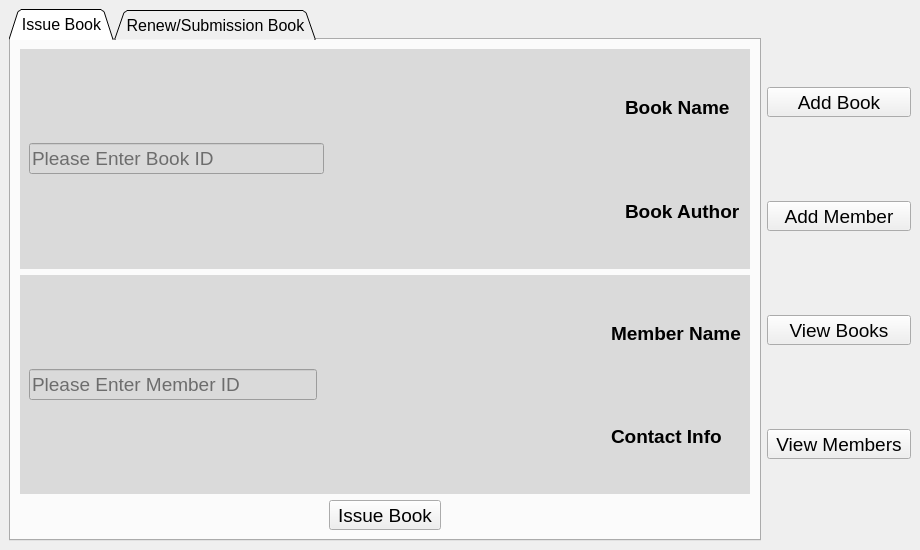
<?xml version="1.0" encoding="UTF-8"?>
<ui version="4.0">
 <class>MainWindow</class>
 <widget class="QMainWindow" name="MainWindow">
  <property name="geometry">
   <rect>
    <x>0</x>
    <y>0</y>
    <width>920</width>
    <height>550</height>
   </rect>
  </property>
  <property name="windowTitle">
   <string>Library Managment System</string>
  </property>
  <widget class="QWidget" name="centralwidget">
   <layout class="QHBoxLayout" name="horizontalLayout">
    <item>
     <widget class="QTabWidget" name="tabWidget">
      <property name="font">
       <font>
        <pointsize>12</pointsize>
       </font>
      </property>
      <property name="tabShape">
       <enum>QTabWidget::Triangular</enum>
      </property>
      <property name="currentIndex">
       <number>0</number>
      </property>
      <widget class="QWidget" name="tab">
       <attribute name="title">
        <string>Issue Book</string>
       </attribute>
       <layout class="QVBoxLayout" name="verticalLayout_5">
        <item>
         <widget class="QWidget" name="horizontalWidget" native="true">
          <property name="styleSheet">
           <string notr="true">QWidget {

background-color:rgb(218,218,218)

}</string>
          </property>
          <layout class="QHBoxLayout" name="horizontalLayout_4">
           <item>
            <widget class="QLineEdit" name="lineEdit_bookid">
             <property name="font">
              <font>
               <pointsize>14</pointsize>
              </font>
             </property>
             <property name="placeholderText">
              <string>Please Enter Book ID</string>
             </property>
            </widget>
           </item>
           <item>
            <spacer name="horizontalSpacer">
             <property name="orientation">
              <enum>Qt::Horizontal</enum>
             </property>
             <property name="sizeHint" stdset="0">
              <size>
               <width>40</width>
               <height>20</height>
              </size>
             </property>
            </spacer>
           </item>
           <item>
            <layout class="QVBoxLayout" name="verticalLayout_2">
             <item>
              <widget class="QLabel" name="label_bookname">
               <property name="font">
                <font>
                 <pointsize>14</pointsize>
                 <bold>true</bold>
                </font>
               </property>
               <property name="text">
                <string>Book Name</string>
               </property>
              </widget>
             </item>
             <item>
              <widget class="QLabel" name="label_bookauthor">
               <property name="font">
                <font>
                 <pointsize>14</pointsize>
                 <bold>true</bold>
                </font>
               </property>
               <property name="text">
                <string>Book Author</string>
               </property>
              </widget>
             </item>
            </layout>
           </item>
          </layout>
         </widget>
        </item>
        <item>
         <widget class="QWidget" name="horizontalWidget_2" native="true">
          <property name="styleSheet">
           <string notr="true">QWidget {

background-color:rgb(218,218,218)

}</string>
          </property>
          <layout class="QHBoxLayout" name="horizontalLayout_5">
           <item>
            <widget class="QLineEdit" name="lineEdit_memberid">
             <property name="font">
              <font>
               <pointsize>14</pointsize>
              </font>
             </property>
             <property name="placeholderText">
              <string>Please Enter Member ID</string>
             </property>
            </widget>
           </item>
           <item>
            <spacer name="horizontalSpacer_3">
             <property name="orientation">
              <enum>Qt::Horizontal</enum>
             </property>
             <property name="sizeHint" stdset="0">
              <size>
               <width>40</width>
               <height>20</height>
              </size>
             </property>
            </spacer>
           </item>
           <item>
            <layout class="QVBoxLayout" name="verticalLayout_4">
             <item>
              <widget class="QLabel" name="label_membername">
               <property name="font">
                <font>
                 <pointsize>14</pointsize>
                 <bold>true</bold>
                </font>
               </property>
               <property name="text">
                <string>Member Name</string>
               </property>
              </widget>
             </item>
             <item>
              <widget class="QLabel" name="label_contactinfo">
               <property name="font">
                <font>
                 <pointsize>14</pointsize>
                 <bold>true</bold>
                </font>
               </property>
               <property name="text">
                <string>Contact Info</string>
               </property>
              </widget>
             </item>
            </layout>
           </item>
          </layout>
         </widget>
        </item>
        <item>
         <layout class="QHBoxLayout" name="horizontalLayout_6">
          <item>
           <spacer name="horizontalSpacer_4">
            <property name="orientation">
             <enum>Qt::Horizontal</enum>
            </property>
            <property name="sizeHint" stdset="0">
             <size>
              <width>40</width>
              <height>20</height>
             </size>
            </property>
           </spacer>
          </item>
          <item>
           <widget class="QToolButton" name="toolButton_issue">
            <property name="font">
             <font>
              <pointsize>14</pointsize>
             </font>
            </property>
            <property name="text">
             <string>Issue Book</string>
            </property>
            <property name="icon">
             <iconset resource="images/images.qrc">
              <normaloff>:/images/issuebook.png</normaloff>:/images/issuebook.png</iconset>
            </property>
            <property name="iconSize">
             <size>
              <width>36</width>
              <height>36</height>
             </size>
            </property>
            <property name="toolButtonStyle">
             <enum>Qt::ToolButtonTextUnderIcon</enum>
            </property>
           </widget>
          </item>
          <item>
           <spacer name="horizontalSpacer_5">
            <property name="orientation">
             <enum>Qt::Horizontal</enum>
            </property>
            <property name="sizeHint" stdset="0">
             <size>
              <width>40</width>
              <height>20</height>
             </size>
            </property>
           </spacer>
          </item>
         </layout>
        </item>
       </layout>
      </widget>
      <widget class="QWidget" name="tab_2">
       <attribute name="title">
        <string>Renew/Submission Book</string>
       </attribute>
       <layout class="QVBoxLayout" name="verticalLayout_6">
        <item>
         <widget class="QLineEdit" name="lineEdit_submission">
          <property name="font">
           <font>
            <pointsize>14</pointsize>
           </font>
          </property>
          <property name="styleSheet">
           <string notr="true">QLineEdit {

background-color:rgb(218,218,218)

}</string>
          </property>
          <property name="placeholderText">
           <string>Please Enter Book ID</string>
          </property>
         </widget>
        </item>
        <item>
         <widget class="QTableWidget" name="tableWidget_bookinfo">
          <property name="font">
           <font>
            <pointsize>12</pointsize>
           </font>
          </property>
          <property name="styleSheet">
           <string notr="true">QTableWidget {

background-color:rgb(218,218,218)

}</string>
          </property>
          <attribute name="horizontalHeaderDefaultSectionSize">
           <number>185</number>
          </attribute>
          <column>
           <property name="text">
            <string>BookID</string>
           </property>
          </column>
          <column>
           <property name="text">
            <string>MemberID</string>
           </property>
          </column>
          <column>
           <property name="text">
            <string>IssueTime</string>
           </property>
          </column>
          <column>
           <property name="text">
            <string>RenewCount</string>
           </property>
          </column>
         </widget>
        </item>
        <item>
         <layout class="QHBoxLayout" name="horizontalLayout_7">
          <item>
           <spacer name="horizontalSpacer_6">
            <property name="orientation">
             <enum>Qt::Horizontal</enum>
            </property>
            <property name="sizeHint" stdset="0">
             <size>
              <width>40</width>
              <height>20</height>
             </size>
            </property>
           </spacer>
          </item>
          <item>
           <widget class="QToolButton" name="toolButton_renew">
            <property name="font">
             <font>
              <pointsize>14</pointsize>
             </font>
            </property>
            <property name="text">
             <string>Renew Book</string>
            </property>
            <property name="icon">
             <iconset resource="images/images.qrc">
              <normaloff>:/images/renew.png</normaloff>:/images/renew.png</iconset>
            </property>
            <property name="iconSize">
             <size>
              <width>36</width>
              <height>36</height>
             </size>
            </property>
            <property name="toolButtonStyle">
             <enum>Qt::ToolButtonTextUnderIcon</enum>
            </property>
           </widget>
          </item>
          <item>
           <widget class="QToolButton" name="toolButton_submit">
            <property name="font">
             <font>
              <pointsize>14</pointsize>
             </font>
            </property>
            <property name="text">
             <string>Submit Book</string>
            </property>
            <property name="icon">
             <iconset resource="images/images.qrc">
              <normaloff>:/images/submission.png</normaloff>:/images/submission.png</iconset>
            </property>
            <property name="iconSize">
             <size>
              <width>36</width>
              <height>36</height>
             </size>
            </property>
            <property name="toolButtonStyle">
             <enum>Qt::ToolButtonTextUnderIcon</enum>
            </property>
           </widget>
          </item>
          <item>
           <spacer name="horizontalSpacer_7">
            <property name="orientation">
             <enum>Qt::Horizontal</enum>
            </property>
            <property name="sizeHint" stdset="0">
             <size>
              <width>40</width>
              <height>20</height>
             </size>
            </property>
           </spacer>
          </item>
         </layout>
        </item>
       </layout>
      </widget>
     </widget>
    </item>
    <item>
     <layout class="QVBoxLayout" name="verticalLayout">
      <item>
       <widget class="QToolButton" name="toolButton_addbook">
        <property name="maximumSize">
         <size>
          <width>145</width>
          <height>16777215</height>
         </size>
        </property>
        <property name="font">
         <font>
          <pointsize>14</pointsize>
         </font>
        </property>
        <property name="text">
         <string>Add Book</string>
        </property>
        <property name="icon">
         <iconset resource="images/images.qrc">
          <normaloff>:/images/addbook.png</normaloff>:/images/addbook.png</iconset>
        </property>
        <property name="iconSize">
         <size>
          <width>68</width>
          <height>68</height>
         </size>
        </property>
        <property name="toolButtonStyle">
         <enum>Qt::ToolButtonTextUnderIcon</enum>
        </property>
       </widget>
      </item>
      <item>
       <widget class="QToolButton" name="toolButton_addmember">
        <property name="maximumSize">
         <size>
          <width>145</width>
          <height>16777215</height>
         </size>
        </property>
        <property name="font">
         <font>
          <pointsize>14</pointsize>
         </font>
        </property>
        <property name="text">
         <string>Add Member</string>
        </property>
        <property name="icon">
         <iconset resource="images/images.qrc">
          <normaloff>:/images/addmember.png</normaloff>:/images/addmember.png</iconset>
        </property>
        <property name="iconSize">
         <size>
          <width>68</width>
          <height>68</height>
         </size>
        </property>
        <property name="toolButtonStyle">
         <enum>Qt::ToolButtonTextUnderIcon</enum>
        </property>
       </widget>
      </item>
      <item>
       <widget class="QToolButton" name="toolButton_viewbook">
        <property name="maximumSize">
         <size>
          <width>145</width>
          <height>16777215</height>
         </size>
        </property>
        <property name="font">
         <font>
          <pointsize>14</pointsize>
         </font>
        </property>
        <property name="text">
         <string>View Books</string>
        </property>
        <property name="icon">
         <iconset resource="images/images.qrc">
          <normaloff>:/images/viewbook .png</normaloff>:/images/viewbook .png</iconset>
        </property>
        <property name="iconSize">
         <size>
          <width>68</width>
          <height>68</height>
         </size>
        </property>
        <property name="toolButtonStyle">
         <enum>Qt::ToolButtonTextUnderIcon</enum>
        </property>
       </widget>
      </item>
      <item>
       <widget class="QToolButton" name="toolButton_viewmember">
        <property name="maximumSize">
         <size>
          <width>145</width>
          <height>16777215</height>
         </size>
        </property>
        <property name="font">
         <font>
          <pointsize>14</pointsize>
         </font>
        </property>
        <property name="text">
         <string>View Members</string>
        </property>
        <property name="icon">
         <iconset resource="images/images.qrc">
          <normaloff>:/images/viewmembers.png</normaloff>:/images/viewmembers.png</iconset>
        </property>
        <property name="iconSize">
         <size>
          <width>68</width>
          <height>68</height>
         </size>
        </property>
        <property name="toolButtonStyle">
         <enum>Qt::ToolButtonTextUnderIcon</enum>
        </property>
       </widget>
      </item>
     </layout>
    </item>
   </layout>
  </widget>
 </widget>
 <resources>
  <include location="images/images.qrc"/>
 </resources>
 <connections/>
</ui>
